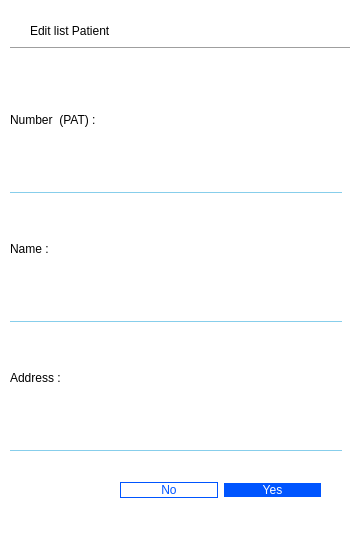
<?xml version="1.0" encoding="UTF-8"?>
<ui version="4.0">
 <class>PatUpdate</class>
 <widget class="QDialog" name="PatUpdate">
  <property name="geometry">
   <rect>
    <x>0</x>
    <y>0</y>
    <width>350</width>
    <height>550</height>
   </rect>
  </property>
  <property name="windowTitle">
   <string>Dialog</string>
  </property>
  <property name="styleSheet">
   <string notr="true">QDialog
{
	background-color: rgb(255, 255, 255);
}</string>
  </property>
  <widget class="QLabel" name="label_3">
   <property name="geometry">
    <rect>
     <x>30</x>
     <y>10</y>
     <width>301</width>
     <height>41</height>
    </rect>
   </property>
   <property name="styleSheet">
    <string notr="true">font: 16pt &quot;Snap ITC&quot;;</string>
   </property>
   <property name="text">
    <string>Edit list Patient</string>
   </property>
  </widget>
  <widget class="QWidget" name="horizontalLayoutWidget">
   <property name="geometry">
    <rect>
     <x>120</x>
     <y>470</y>
     <width>201</width>
     <height>41</height>
    </rect>
   </property>
   <layout class="QHBoxLayout" name="horizontalLayout">
    <item>
     <widget class="QPushButton" name="pushButton">
      <property name="cursor">
       <cursorShape>PointingHandCursor</cursorShape>
      </property>
      <property name="styleSheet">
       <string notr="true">QPushButton
{
	font: 16pt &quot;Snap ITC&quot;;
}
QPushButton
{
	font: 16pt &quot;Snap ITC&quot;;

	background-color: rgb(255, 255, 255);
	color:rgb(0, 85, 255) ;
	border-color: rgb(0,85,255);
	border-style: solid 5px;
	border : 1px solid rgb(0,85,255);
	border-radius: 10px;
}
QPushButton:hover
{
border : 2px solid rgb(0,0,255);
color : rgb(0, 0, 255);
}
</string>
      </property>
      <property name="text">
       <string>No</string>
      </property>
     </widget>
    </item>
    <item>
     <widget class="QPushButton" name="yes">
      <property name="cursor">
       <cursorShape>PointingHandCursor</cursorShape>
      </property>
      <property name="styleSheet">
       <string notr="true">QPushButton
{
font: 16pt &quot;Snap ITC&quot;;
}
PushButton
{
	/*font: 16pt &quot;Snap ITC&quot;;*/
}
QPushButton
{
	color: rgb(255, 255, 255);
	background-color: rgb(0, 85, 255) ;
	border-radius: 10px;
	font: 14pt &quot;Snap ITC&quot;;
}
QPushButton:hover
{
	/*background-color: rgb(255, 0, 127);*/
	background-color: rgb(255, 255, 255);
	color:  rgb(0, 85, 255) ;
	border-color:rgb(0, 85, 255) ;
	border-style: solid 5px;
	border : 1px solid rgb(0, 85, 255) ;
	border-radius: 10px;
}
</string>
      </property>
      <property name="text">
       <string>Yes</string>
      </property>
     </widget>
    </item>
   </layout>
  </widget>
  <widget class="Line" name="line">
   <property name="geometry">
    <rect>
     <x>10</x>
     <y>40</y>
     <width>381</width>
     <height>16</height>
    </rect>
   </property>
   <property name="orientation">
    <enum>Qt::Horizontal</enum>
   </property>
  </widget>
  <widget class="QWidget" name="verticalLayoutWidget">
   <property name="geometry">
    <rect>
     <x>10</x>
     <y>70</y>
     <width>332</width>
     <height>381</height>
    </rect>
   </property>
   <layout class="QVBoxLayout" name="verticalLayout">
    <item>
     <widget class="QLabel" name="label">
      <property name="styleSheet">
       <string notr="true">font: 16pt &quot;Snap ITC&quot;;</string>
      </property>
      <property name="text">
       <string>Number  (PAT) :</string>
      </property>
     </widget>
    </item>
    <item>
     <widget class="QLineEdit" name="lineEdit_3">
      <property name="styleSheet">
       <string notr="true">QLineEdit
{
	border-top:none;
	border-rigth:none;
	border-left:none;	
	border-bottom:1px solid skyblue;
	font: 11pt &quot;Segoe Script&quot;;
}</string>
      </property>
     </widget>
    </item>
    <item>
     <widget class="QLabel" name="label_2">
      <property name="styleSheet">
       <string notr="true">font: 16pt &quot;Snap ITC&quot;;</string>
      </property>
      <property name="text">
       <string>Name :</string>
      </property>
     </widget>
    </item>
    <item>
     <widget class="QLineEdit" name="lineEdit">
      <property name="styleSheet">
       <string notr="true">QLineEdit
{
	border-top:none;
	border-rigth:none;
	border-left:none;	
	border-bottom:1px solid skyblue;
	font: 11pt &quot;Segoe Script&quot;;
}</string>
      </property>
     </widget>
    </item>
    <item>
     <widget class="QLabel" name="label_4">
      <property name="styleSheet">
       <string notr="true">font: 16pt &quot;Snap ITC&quot;;</string>
      </property>
      <property name="text">
       <string>Address :</string>
      </property>
     </widget>
    </item>
    <item>
     <widget class="QLineEdit" name="lineEdit_2">
      <property name="styleSheet">
       <string notr="true">QLineEdit
{
	border-top:none;
	border-rigth:none;
	border-left:none;	
	border-bottom:1px solid skyblue;
	font: 11pt &quot;Segoe Script&quot;;
}</string>
      </property>
     </widget>
    </item>
   </layout>
  </widget>
 </widget>
 <resources/>
 <connections/>
</ui>
